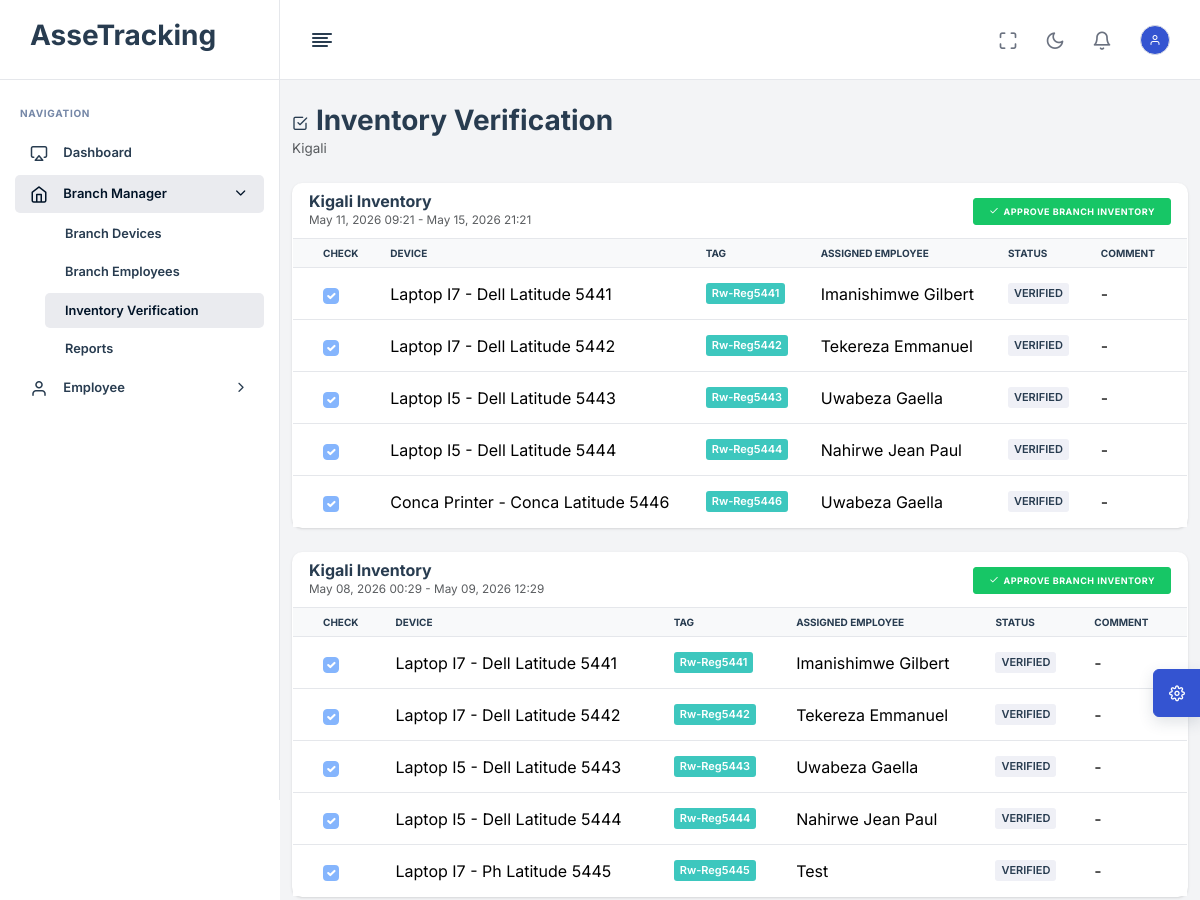
The app's page /branch/inventory/ (signed in, upper part), older data.
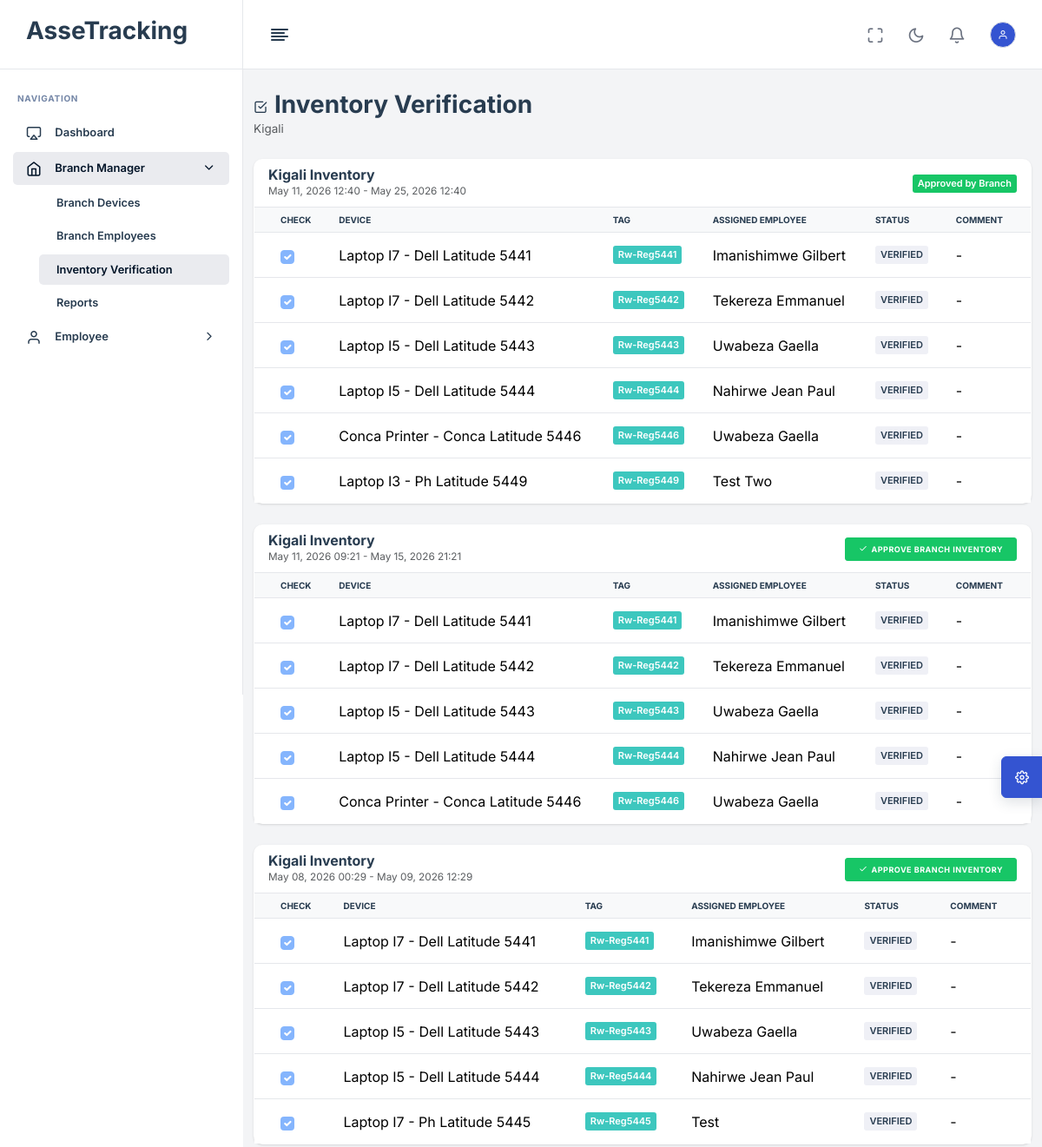
The same page, newer data.
### App/models.py (models this page shows, shortened)
class InventorySession(models.Model):
    branch = models.ForeignKey(Branch, on_delete=models.CASCADE)
    start_date = models.DateTimeField()
    end_date = models.DateTimeField(null=True, blank=True)
    created_by = models.ForeignKey(User, null=True, on_delete=models.SET_NULL)
    approved_by_branch = models.BooleanField(default=False)
    approved_by_head_office = models.BooleanField(default=False)

class Branch(models.Model):
    name = models.CharField(max_length=255)
    location = models.CharField(max_length=255)
    manager = models.ForeignKey(
        'Employee',
        on_delete=models.SET_NULL,
        null=True,
        blank=True,
        related_name='managed_branches'
    )

class InventoryItem(models.Model):
    STATUS_CHOICES = [
        ('VERIFIED', 'Verified'),
        ('MISSING', 'Missing'),
        ('EXTRA', 'Extra'),
        ('IN_REPAIR', 'In Repair'),
        ('RETURNED_HEAD_OFFICE', 'Returned to Head Office'),
    ]
    session = models.ForeignKey(InventorySession, on_delete=models.CASCADE, related_name='items')
    device = models.ForeignKey(Device, on_delete=models.CASCADE)
    status = models.CharField(max_length=30, choices=STATUS_CHOICES)
    comment = models.TextField(blank=True)
    class Meta:
        unique_together = ['session', 'device']

class Device(models.Model):
    STATUS_CHOICES = [
        ('AVAILABLE', 'Available'),
        ('ASSIGNED', 'Assigned'),
        ('PENDING_RETURN', 'Pending Return'),
        ('IN_REPAIR', 'In Repair'),
        ('COMPLETED', 'Completed'),
        ('REPAIRED', 'Repaired'),
        ('MISSING', 'Missing'),
        ('RETIRED', 'Retired'),
    ]
    LOCATION_CHOICES = [
        ('HEAD_OFFICE', 'Head Office'),
        ('BRANCH', 'Branch'),
        ('EMPLOYEE', 'Employee'),
    ]
    device_type = models.CharField(max_length=50)
    brand = models.CharField(max_length=100)
    model = models.CharField(max_length=100)
    serial_number = models.CharField(max_length=100, unique=True)
    company_tag = models.CharField(max_length=100, unique=True)  # QR / Barcode
    purchase_date = models.DateField(null=True, blank=True)
    warranty_expiry = models.DateField(null=True, blank=True)
    status = models.CharField(max_length=20, choices=STATUS_CHOICES, default='AVAILABLE')
    assigned_employee = models.ForeignKey('Employee', null=True, blank=True, on_delete=models.SET_NULL)
    assigned_branch = models.ForeignKey('Branch', null=True, blank=True, on_delete=models.SET_NULL)
    location_type = models.CharField(max_length=20, choices=LOCATION_CHOICES, default='HEAD_OFFICE')
    current_location = models.CharField(max_length=255, default="Head Office")
    condition_notes = models.TextField(blank=True)

class Employee(models.Model):
    STATUS_CHOICES = [
        ('ACTIVE', 'Active'),
        ('INACTIVE', 'Inactive'),
        ('EXITED', 'Exited'),
    ]
    user = models.OneToOneField(settings.AUTH_USER_MODEL, on_delete=models.CASCADE, null=True, blank=True)
    employee_id = models.CharField(max_length=100, unique=True, null=True, blank=True)
    full_name = models.CharField(max_length=255)
    position = models.CharField(max_length=255)
    branch = models.ForeignKey(Branch, on_delete=models.SET_NULL, null=True, related_name='employees')
    department = models.ForeignKey(Department, on_delete=models.SET_NULL, null=True, blank=True)
    status = models.CharField(max_length=10, choices=STATUS_CHOICES, default='ACTIVE')
    hire_date = models.DateField(null=True, blank=True)
    exit_date = models.DateField(null=True, blank=True)

### App/views.py (the view)
# urls.py: path("branch/inventory/", branch_inventory_verification, name="branch_inventory_verification"),
@login_required
@role_required("BRANCH_MANAGER")
def branch_inventory_verification(request):
    employee = _employee_for_user(request.user)
    branch = employee.branch if employee else None
    sessions = InventorySession.objects.select_related("branch", "created_by").prefetch_related(
        "items", "items__device", "items__device__assigned_employee"
    ).filter(branch=branch).order_by("-start_date") if branch else InventorySession.objects.none()
    return render(request, "BranchManage/InventoryVerification.html", {"branch": branch, "sessions": sessions})

### App/views.py (called while the page is built)
def _employee_for_user(user):
    return Employee.objects.select_related("branch", "department").filter(user=user).first()

### templates/BranchManage/InventoryVerification.html (shortened to what this page needs)
{% extends 'base.html' %}
{% block content %}
<div class="container-fluid py-4">
    <div class="mb-4">
        <h1 class="h3 mb-0"><i class="feather-check-square me-2"></i>Inventory Verification</h1>
        <p class="text-muted mb-0">{{ branch.name|default:"No branch assigned" }}</p>
    </div>
    {% for session in sessions %}
    <div class="card mb-4">
        <div class="card-header d-flex justify-content-between align-items-center">
            <div>
                <h5 class="card-title mb-0">{{ session.branch.name }} Inventory</h5>
                <div class="text-muted small">{{ session.start_date|date:"M d, Y H:i" }} - {{ session.end_date|date:"M d, Y H:i"|default:"In progress" }}</div>
            </div>
            {% if not session.approved_by_branch %}
            <button class="btn btn-sm btn-success" onclick="approveBranchInventory({{ session.id }})">
                <i class="feather-check me-1"></i>Approve Branch Inventory
            </button>
            {% else %}
            <span class="badge bg-success">Approved by Branch</span>
            {% endif %}
        </div>
        <div class="card-body p-0">
            <div class="table-responsive">
                <table class="table table-hover mb-0">
                    <thead class="table-light">
                        <tr><th>Check</th><th>Device</th><th>Tag</th><th>Assigned Employee</th><th>Status</th><th>Comment</th></tr>
                    </thead>
                    <tbody>
                    {% for item in session.items.all %}
                        <tr>
                            <td><input type="checkbox" class="form-check-input" {% if item.status == 'VERIFIED' %}checked{% endif %} disabled></td>
                            <td>{{ item.device.device_type }} - {{ item.device.brand }} {{ item.device.model }}</td>
                            <td><span class="badge bg-info">{{ item.device.company_tag }}</span></td>
                            <td>{{ item.device.assigned_employee.full_name|default:"-" }}</td>
                            <td><span class="badge bg-light text-dark">{{ item.status }}</span></td>
                            <td>{{ item.comment|default:"-" }}</td>
                        </tr>
                    {% empty %}
                        <tr><td colspan="6" class="text-center text-muted py-4">No inventory items.</td></tr>
                    {% endfor %}
                    </tbody>
                </table>
            </div>
        </div>
    </div>
    {% empty %}
    <div class="alert alert-info">No inventory sessions are available for your branch.</div>
    {% endfor %}
</div>
{% endblock %}

Row changes from the older to the newer data that the page shows:
added InventorySession: branch.name "Kigali", start_date "May 11, 2026 12:40", end_date "May 25, 2026 12:40", approved_by_branch "Approved by Branch"
added InventoryItem: status "☑", device.device_type "Laptop I7", device.brand "Dell", device.model "Latitude 5441", device.company_tag "Rw-Reg5441", device.assigned_employee.full_name "Imanishimwe Gilbert", status "VERIFIED", comment "-", shown under "Kigali"
added InventoryItem: status "☑", device.device_type "Laptop I7", device.brand "Dell", device.model "Latitude 5442", device.company_tag "Rw-Reg5442", device.assigned_employee.full_name "Tekereza Emmanuel", status "VERIFIED", comment "-", shown under "Kigali"
added InventoryItem: status "☑", device.device_type "Laptop I5", device.brand "Dell", device.model "Latitude 5443", device.company_tag "Rw-Reg5443", device.assigned_employee.full_name "Uwabeza Gaella", status "VERIFIED", comment "-", shown under "Kigali"
added InventoryItem: status "☑", device.device_type "Laptop I5", device.brand "Dell", device.model "Latitude 5444", device.company_tag "Rw-Reg5444", device.assigned_employee.full_name "Nahirwe Jean Paul", status "VERIFIED", comment "-", shown under "Kigali"
added InventoryItem: status "☑", device.device_type "Conca Printer", device.brand "Conca", device.model "Latitude 5446", device.company_tag "Rw-Reg5446", device.assigned_employee.full_name "Uwabeza Gaella", status "VERIFIED", comment "-", shown under "Kigali"
added InventoryItem: status "☑", device.device_type "Laptop I3", device.brand "Ph", device.model "Latitude 5449", device.company_tag "Rw-Reg5449", device.assigned_employee.full_name "Test Two", status "VERIFIED", comment "-", shown under "Kigali"
